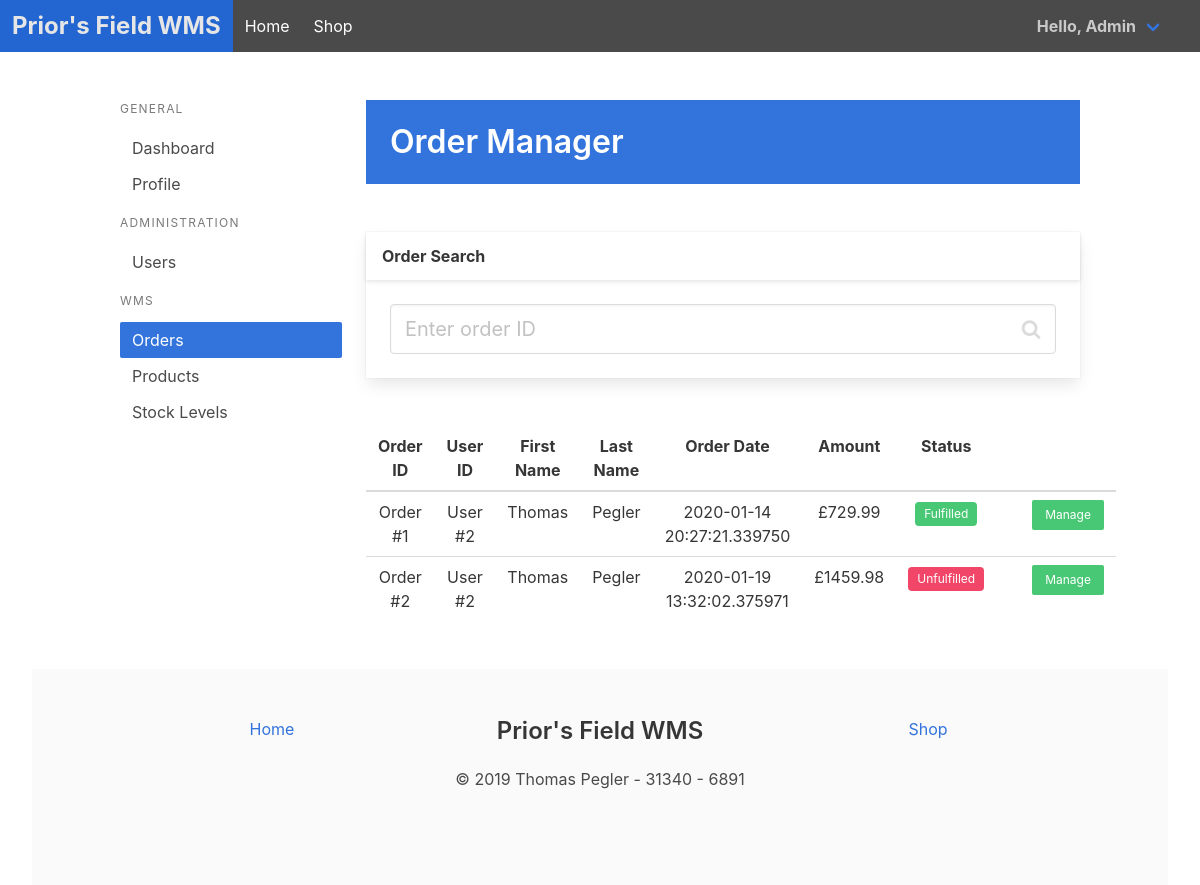
/ordermanager (signed in), run on the app's committed database.
### app/models.py (models this page shows, shortened)
class User(UserMixin, db.Model):
    id = db.Column(db.Integer, primary_key=True)
    email = db.Column(db.String, unique=True, nullable=False)
    password = db.Column(db.String, nullable=False)
    firstname = db.Column(db.String, nullable=False)
    lastname = db.Column(db.String, nullable=False)
    isadmin = db.Column(db.Boolean, nullable=False, default=0)
    address_line1 = db.Column(db.String)
    address_line2 = db.Column(db.String)
    address_city = db.Column(db.String)
    address_county = db.Column(db.String)
    address_postcode = db.Column(db.String)
    orders = db.relationship('Order', backref="orderuser", lazy=True)
    basketitems = db.relationship('BasketItem', backref="basketuser", lazy=True)
    passreset = db.relationship('UserPassReset', backref="passresetuser", lazy=True)

class Order(db.Model):
    id = db.Column(db.Integer, primary_key=True)
    user_id = db.Column(db.Integer, db.ForeignKey("user.id"), nullable=False)
    date = db.Column(db.DateTime, default=datetime.utcnow)
    total = db.Column(db.Float)
    address_firstname = db.Column(db.String, nullable=False)
    address_lastname = db.Column(db.String, nullable=False)
    address_line1 = db.Column(db.String, nullable=False)
    address_line2 = db.Column(db.String)
    address_city = db.Column(db.String, nullable=False)
    address_county = db.Column(db.String)
    address_postcode = db.Column(db.String, nullable=False)
    status = db.Column(db.String, nullable=False,  default='Unfulfilled')

### app/admin.py (the view)
@admin.route("/ordermanager")
@login_required
def ordermanager():
    if current_user.isadmin:
        orders = Order.query.all()
        return render_template("admin_ordermanager.html", orders=orders)
    else:
        flash("Admin status required to visit this page.", category="is-danger")
        return redirect(url_for("main.index"))

### app/__init__.py (called while the page is built)
@login_manager.user_loader
def load_user(user_id):
    return User.query.get(int(user_id))

### app/templates/admin_ordermanager.html (shortened to what this page needs)
{% extends "admin_pagebase.html" %}
{% block pagecontent %}
<div class="column is-9">
    <section class="hero is-link welcome is-small">
        <div class="hero-body">
            <div class="container">
                <h1 class="title">
                    Order Manager
                </h1>
            </div>
        </div>
    </section>
    <section class="hero is-small">
        <div class="hero-body">
        </div>
    </section>
    <section>
        <div class="card">
                <header class="card-header">
                    <p class="card-header-title">
                        Order Search
                    </p>
                </header>
                <form method="POST" action="/ordersearch">
                <div class="card-content">
                    <div class="content">
                        <div class="control has-icons-right">
                            <input class="input is-medium" type="integer" placeholder="Enter order ID" name="order_id">
                            <span class="icon is-medium is-right">
                            </span>
                        </div>
                    </div>
                </div>
                </form>
            </div>
    </section>
    <section class="hero is-small">
        <div class="hero-body">
        </div>
    </section>
    <section>
        <table class="table is-fullwidth">
            <thead>
            <tr>
                <th class="has-text-centered" scope="col">Order ID</th>
                <th class="has-text-centered" scope="col">User ID</th>
                <th class="has-text-centered" scope="col">First Name</th>
                <th class="has-text-centered" scope="col">Last Name</th>
                <th class="has-text-centered" scope="col">Order Date</th>
                <th class="has-text-centered" scope="col">Amount</th>
                <th class="has-text-centered" scope="col">Status</th>
                <th class="has-text-centered" scope="col"></th>
                <th class="has-text-centered" scope="col"></th>
            </tr>
            </thead>
            <tbody>
            {% for order in orders %}
            <tr>
                <td class="has-text-centered">Order #{{ order.id }}</td>
                <td class="has-text-centered">User #{{ order.orderuser.id }}</td>
                <td class="has-text-centered">{{ order.orderuser.firstname }}</td>
                <td class="has-text-centered">{{ order.orderuser.lastname }}</td>
                <td class="has-text-centered">{{ order.date }}</td>
                <td class="has-text-centered">£{{ order.total }}</td>
                <td class="has-text-centered"><span class="tag {% if order.status == "Unfulfilled" %}is-danger{% endif %}{% if order.status == "Fulfilled" %}is-success{% endif %}">{{ order.status }}</span></td>
                <td></td>
                <td class="has-text-centered"><a class="button is-small is-success" href={{ url_for('admin.manageorder', order_id=order.id) }}>Manage</a></td>
            </tr>
            {% endfor %}
            </tbody>
        </table>
    </section>
</div>
{% endblock %}

### app/templates/base.html (shortened to what this page needs)
<!DOCTYPE html>
<html>
<head>
    <link rel="stylesheet" href="https://maxcdn.bootstrapcdn.com/font-awesome/4.7.0/css/font-awesome.min.css">
    <link rel="stylesheet" href="/static/css/mybulma.css">
</head>
<body>
    <section class="hero is-link has-background-grey-dark">
        <nav class="navbar" role="navigation">
            <div class="navbar-brand">
                <a href="{{ url_for('main.index') }}" class="navbar-item has-text-white is-size-4">
                    <strong>Prior's Field WMS</strong>
                </a>
            </div>
            <div class="navbar-menu">
                <div class="navbar-start">
                    <a href="{{ url_for('main.index') }}" class="navbar-item">
                        Home
                    </a>
                    <a href="{{ url_for('shop.shop_main') }}" class="navbar-item">
                        Shop
                    </a>
                </div>
            </div>
            <div class="navbar-end">
                {% if current_user.is_authenticated %}
                <div class="navbar-item has-dropdown is-hoverable">
                    <a class="navbar-link">
                        <strong>Hello, {{ current_user.firstname }}</strong>
                    </a>
                {% endif %}
                <div class="navbar-item">
                </div>
                </div>
            </div>
        </nav>
    </section>
    {% block content %}
    {% endblock %}
<section>
    <div class="container is-fluid">
        <footer class="footer">
            <div class="container">
                <div class="columns">
                    <div class="column is-4">
                        <div class="level"><a class="level-item" href="{{ url_for('main.index') }}">Home</a></div>
                    </div>
                    <div class="column is-4 has-text-centered"><a class="title is-4">Prior's Field WMS</a></div>
                    <div class="column is-4 has-text-right">
                        <div class="level"><a class="level-item" href="{{ url_for('shop.shop_main') }}">Shop</a></div>
                    </div>
                </div>
                <p class="subtitle has-text-centered is-6">&copy; 2019 Thomas Pegler - 31340 - 6891</p>
            </div>
        </footer>
    </div>
</section>
</body>
</html>

### data on the page
User: firstname "Admin"
Order: id "1", orderuser.id "2", orderuser.firstname "Thomas", orderuser.lastname "Pegler", date "2020-01-14 20:27:21.339750", total "729.99", status "Fulfilled"
Order: id "2", orderuser.id "2", orderuser.firstname "Thomas", orderuser.lastname "Pegler", date "2020-01-19 13:32:02.375971", total "1459.98", status "Unfulfilled"
